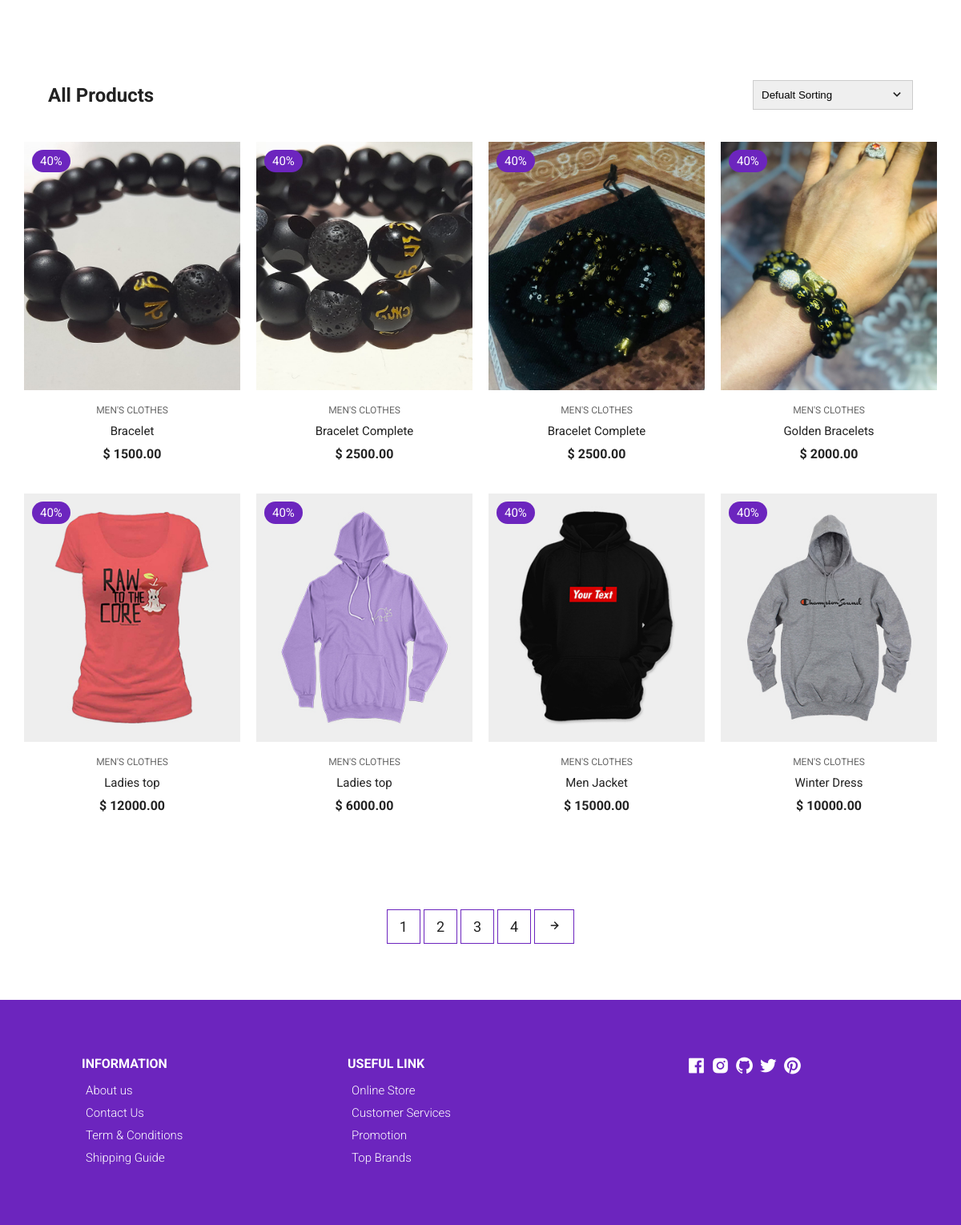
/products/, run on an earlier commit of the app's database.
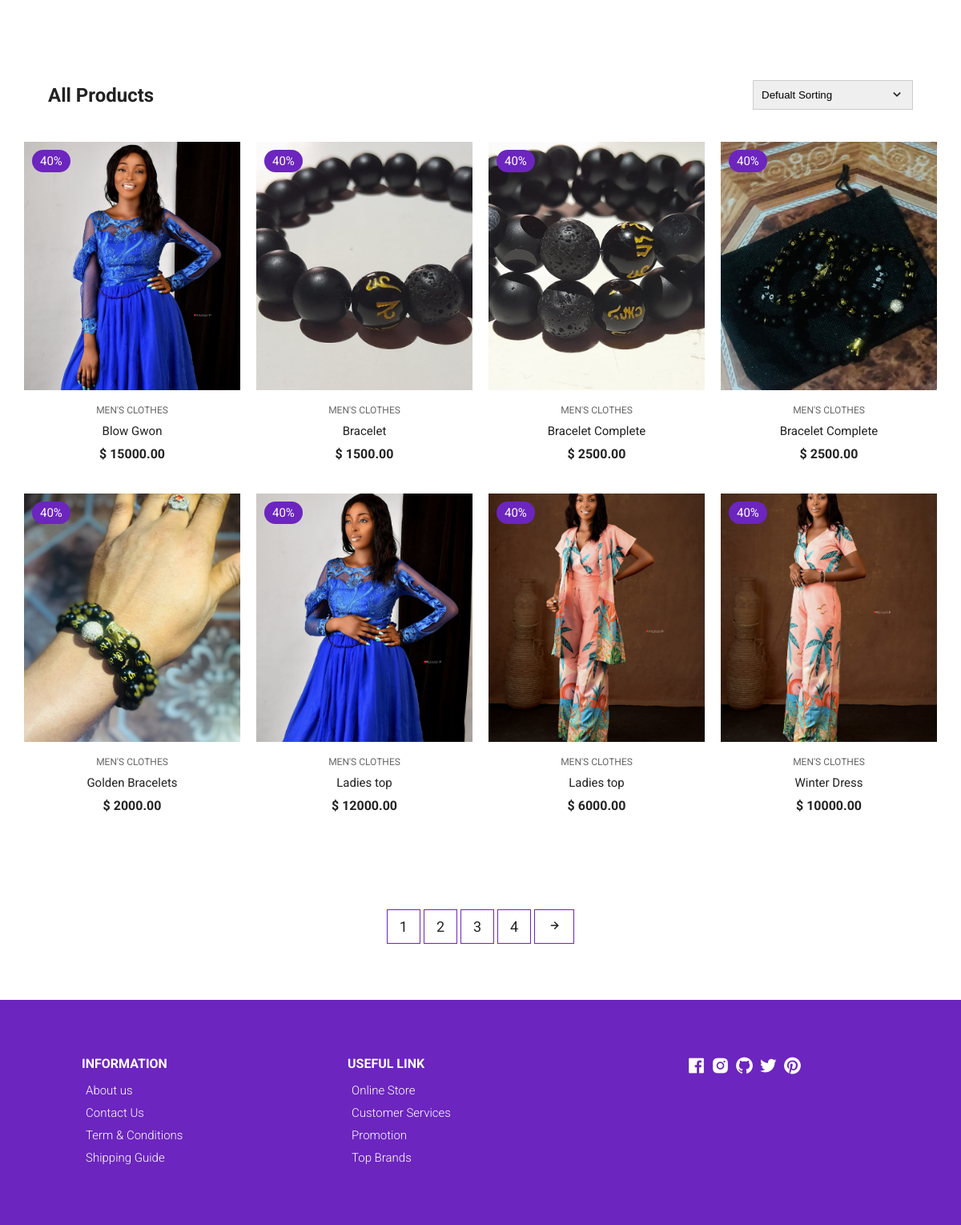
And on a later commit of the database.
### products/models.py (models this page shows, shortened)
class Product(models.Model):
    category = models.ForeignKey(Category, related_name='products', on_delete=models.CASCADE)
    name = models.CharField(max_length=200, db_index=True)
    slug = models.SlugField(max_length=200, db_index=True)
    image = models.ImageField(upload_to='products/%Y/%m/%d', blank=True)
    description = models.TextField(blank=True)
    price = models.DecimalField(max_digits=10, decimal_places=2)
    available = models.BooleanField(default=True)
    created = models.DateTimeField(auto_now_add=True)
    updated = models.DateTimeField(auto_now=True)
    class Meta:
        ordering = ('name',)
        index_together = (('id', 'slug'),)
    def get_absolute_url(self):
        return reverse('products:product_detail', args=[self.id, self.slug])

### products/views.py (the view)
# urls.py: path('', views.product_list, name='product_list'),
def product_list(request, category_slug=None):
    category = None
    categories = Category.objects.all()
    related_products = Product.objects.order_by('-category')[:4]
    products = Product.objects.filter(available=True)
    context = {
        'category': category,
        'categories': categories,
        'products': products,
        'related_products': related_products
    }
    if category_slug:
        category = get_object_or_404(Category, slug=category_slug)
        products = products.filter(category=category)
    return render(request, 'products/products_list.html', context)

### products/templates/products/products_list.html (shortened to what this page needs)
{% extends 'mart/base.html' %}
{% load static %}
{% block content %}
    <section class="section all-products" id="products">
      <div class="top container">
        <h1>All Products</h1>
        <form>
          <select>
            <option value="1">Defualt Sorting</option>
          </select>
          <span><i class="bx bx-chevron-down"></i></span>
        </form>
      </div>
      <div class="product-center container">
          {% for product in products %}
        <div class="product-item">
          <div class="overlay">
            <a href="{{ product.get_absolute_url }}" class="product-thumb">
              <img src="{% if product.image %} {{ product.image.url }} {% endif %}" alt="" />
            </a>
            <span class="discount">40%</span>
          </div>
          <div class="product-info">
            <span>MEN'S CLOTHES</span>
            <a href="{{ product.get_absolute_url }}">{{ product.name }}</a>
            <h4>$ {{ product.price }}</h4>
          </div>
          <ul class="icons">
          </ul>
        </div>
        {% endfor %}
      </div>
    </section>
    <section class="pagination">
      <div class="container">
        <span>1</span> <span>2</span> <span>3</span> <span>4</span>
        <span><i class="bx bx-right-arrow-alt"></i></span>
      </div>
    </section>
{% endblock content %}

### mart/templates/mart/base.html (shortened to what this page needs)
{% load static %}
<!DOCTYPE html>
<html lang="en">
  <head>
    <link
      href="https://unpkg.com/boxicons@2.0.7/css/boxicons.min.css"
      rel="stylesheet"
    />
    <link rel="stylesheet" href="https://cdnjs.cloudflare.com/ajax/libs/Glide.js/3.4.1/css/glide.core.css">
    <link rel="stylesheet" href="https://cdnjs.cloudflare.com/ajax/libs/Glide.js/3.4.1/css/glide.theme.css">
    <link rel="stylesheet" href="{%static 'mart/css/styles.css' %}" />
  </head>
  <body>
    {%block content %}
    {%endblock content%}
    <footer class="footer">
      <div class="row">
        <div class="col d-flex">
          <h4>INFORMATION</h4>
          <a href="">About us</a>
          <a href="">Contact Us</a>
          <a href="">Term & Conditions</a>
          <a href="">Shipping Guide</a>
        </div>
        <div class="col d-flex">
          <h4>USEFUL LINK</h4>
          <a href="">Online Store</a>
          <a href="">Customer Services</a>
          <a href="">Promotion</a>
          <a href="">Top Brands</a>
        </div>
        <div class="col d-flex">
          <span><i class='bx bxl-facebook-square'></i></span>
          <span><i class='bx bxl-instagram-alt' ></i></span>
          <span><i class='bx bxl-github' ></i></span>
          <span><i class='bx bxl-twitter' ></i></span>
          <span><i class='bx bxl-pinterest' ></i></span>
        </div>
      </div>
    </footer>
  </body>
</html>

### mart/static/mart/css/styles.css (style rules this page uses)
:root { --white: #fff; --black: #222; --green: #6c25be; --grey1: #f0f0f0; --grey2: #e9d7d3; }
*, *::before, *::after { margin: 0; padding: 0; box-sizing: inherit; }
html { box-sizing: border-box; font-size: 62.5%; }
body { font-family: 'Roboto', sans-serif; font-size: 1.6rem; background-color: var(--white); color: var(--black); font-weight: 400; font-style: normal; }
a { text-decoration: none; color: var(--black); }
.container { max-width: 114rem; margin: 0 auto; padding: 0 3rem; }
.d-flex { display: flex; align-items: center; }
.section { padding: 10rem 0 5rem 0; overflow: hidden; }
.product-center { display: flex; align-items: center; justify-content: center; flex-wrap: wrap; max-width: 120rem; margin: 0 auto; padding: 0 2rem; }
.product-item { position: relative; width: 27rem; margin: 0 auto; margin-bottom: 3rem; }
.product-thumb img { width: 100%; height: 31rem; object-fit: cover; transition: all 500ms linear; }
.product-info { padding: 1rem; text-align: center; }
.product-info span { display: inline-block; font-size: 1.2rem; color: #666; margin-bottom: 1rem; }
.product-info a { font-size: 1.5rem; display: block; margin-bottom: 1rem; transition: all 300ms ease; }
.product-item .icons { position: absolute; left: 50%; top: 35%; transform: translateX(-50%); display: flex; align-items: center; }
.product-item .overlay { position: relative; overflow: hidden; cursor: pointer; width: 100%; }
.product-item .overlay::after { content: ''; position: absolute; top: 0; left: 0; width: 100%; height: 100%; background-color: rgba(0, 0, 0, 0.5); visibility: hidden; opacity: 0; transition: 300ms ease-out; }
.product-item .discount { position: absolute; top: 1rem; left: 1rem; background-color: var(--green); padding: 0.5rem 1rem; color: var(--white); border-radius: 2rem; font-size: 1.5rem; }
.footer { padding: 7rem 1rem; background-color: var(--green); }
footer .row { display: grid; grid-template-columns: 1fr 1fr 1fr; max-width: 99.6rem; margin: 0 auto; }
.footer .col { flex-direction: column; color: var(--white); align-items: flex-start; }
.footer .col:last-child { flex-direction: row; justify-content: center; }
.footer .col:last-child span { font-size: 2.5rem; margin-right: 0.5rem; color: var(--white); }
.footer .col a { color: var(--white); font-size: 1.5rem; padding: 0.5rem; font-weight: 300; }
.footer .col h4 { margin-bottom: 1rem; }
.section .top { display: flex; align-items: center; justify-content: space-between; margin-bottom: 4rem; }
.all-products .top select { font-family: 'Poppins', sans-serif; width: 20rem; padding: 1rem; border: 1px solid #ccc; appearance: none; outline: none; }
form { position: relative; z-index: 1; }
form span { position: absolute; top: 50%; right: 1rem; transform: translateY(-50%); font-size: 2rem; z-index: 0; }
.pagination { display: flex; align-items: center; padding: 3rem 0 5rem 0; }
.pagination span { display: inline-block; padding: 1rem 1.5rem; border: 1px solid var(--green); font-size: 1.8rem; margin-bottom: 2rem; cursor: pointer; transition: all 300ms ease-in-out; }

What changed in the data, as far as the page shows it:
changed Product: image: a different picture; name "Men Jacket" → "Blow Gwon"; moves up the list
changed Product (number 6 of 8 on the later page): image: a different picture
changed Product (number 7 of 8 on the later page): image: a different picture
changed Product "Winter Dress": image: a different picture
